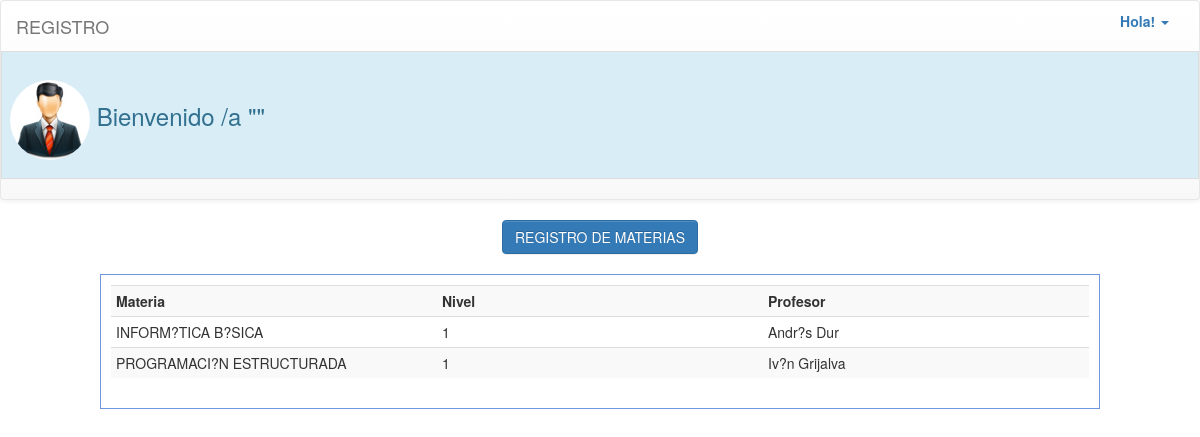
The app's page /pantallas/registro.php (signed in) with its own data.
### tables this page shows
CREATE TABLE IF NOT EXISTS `materia` (
`id_materia` int(11) NOT NULL,
  `nombre` varchar(80) NOT NULL,
  `id_nivel` int(11) NOT NULL,
  `profesor` varchar(80) NOT NULL
);

### pantallas/registro.php (the view, shortened to what this page needs)
<?php
  if (isset($_SESSION['ingreso']) && $_SESSION['ingreso']=='YES')
  {?>
    <!DOCTYPE html>
<html lang="en">
<head>
    <link href="../css/estilo.css" rel="stylesheet">
    <link href="../bootstrap/css/bootstrap.css" rel="stylesheet">
    <link href="../bootstrap/css/bootstrap.min.css" rel="stylesheet">
    <link href="../bootstrap/css/bootstrap-theme.css" rel="stylesheet">
    <link href="../bootstrap/css/bootstrap-theme.min.css" rel="stylesheet">
    <link rel="stylesheet" href="../bootstrap/css/bootstrap.min.css">
</head>
<body>
<nav class="navbar navbar-default">
        <div class="navbar-header">
            <a href="#" class="navbar-brand">REGISTRO</a>
        </div>
        <div class="collapse navbar-collapse navbar-ex1-collapse">
            <ul class="nav pull-right">
            <li id="fat-menu" class="dropdown active">
              <a href="#" id="drop3" role="button" class="dropdown-toggle" data-toggle="dropdown"><strong>Hola! <?php echo $_SESSION['nombre']; ?></strong> <b class="caret"></b></a>
            </li>
          </ul>
        </div>
        <table class="table table-bordered">
  <tr class="info">
    <td>
    	<h3 class="text-info"><img src="../img/admin.jpg" class="img-circle" width="80" height="80">
        Bienvenido /a "<?php echo $_SESSION['nombre'];?>"</h3>
    </td>
  </tr>
</table>
    </nav>
   <section>
    <table border="0" align="center">
        <tr>
            <td width="100"><button id="nuevo-producto" class="btn btn-primary">REGISTRO DE MATERIAS</button></td>
        </tr>
    </table>
    </section>
    <div class="registros" id="agrega-registros">
        <table class="table table-striped table-condensed table-hover">
            <tr>
                <th width="150">Materia</th>
                <th width="150">Nivel</th>
                <th width="150">Profesor</th>
            </tr>
            <?php
                    $registro = mysql_query("SELECT materia.nombre,materia.Profesor, materia.id_nivel FROM materia,estudiante_x_materia,nivel,estudiante WHERE estudiante_x_materia.id_estudiante=estudiante.id_estudiante and
                    estudiante_x_materia.id_materia=materia.id_materia and materia.id_nivel=nivel.id_nivel ");
                    while($registro2 = mysql_fetch_array($registro)){
                        echo '<tr>
                                <td>'.$registro2['nombre'].'</td>
                                <td>'.$registro2['id_nivel'].'</td>
                                <td>'.$registro2['Profesor'].'</td>
                            </tr>';
                    }
            ?>
        </table>
    </div>
</body>
</html>
<?php
  }
  else
  {
    header("location: ./");
  }
 ?>

### css/estilo.css (style rules this page uses)
body { margin:0px; font-family:"Trebuchet MS", Arial, Helvetica, sans-serif; min-width:1000px; }
section { margin-top:20px; }
.registros { margin:auto; width:1000px; margin-top:20px; border:1px solid #6F96DF; height:auto; padding:10px; }

### records on screen
materia: nombre "INFORM?TICA B?SICA", id_nivel "1", profesor "Andr?s Dur"
materia: nombre "PROGRAMACI?N ESTRUCTURADA", id_nivel "1", profesor "Iv?n Grijalva"
